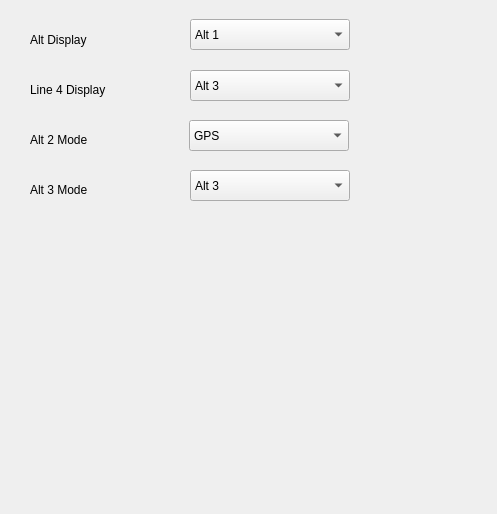
<?xml version="1.0" encoding="UTF-8"?>
<ui version="4.0">
 <class>DisplayFrame6015</class>
 <widget class="QWidget" name="DisplayFrame6015">
  <property name="enabled">
   <bool>true</bool>
  </property>
  <property name="geometry">
   <rect>
    <x>0</x>
    <y>0</y>
    <width>497</width>
    <height>514</height>
   </rect>
  </property>
  <property name="windowTitle">
   <string>Display</string>
  </property>
  <widget class="QLabel" name="textLabelModel">
   <property name="geometry">
    <rect>
     <x>30</x>
     <y>30</y>
     <width>108</width>
     <height>20</height>
    </rect>
   </property>
   <property name="text">
    <string>Alt Display</string>
   </property>
   <property name="wordWrap">
    <bool>false</bool>
   </property>
  </widget>
  <widget class="QComboBox" name="comboBox_AltDisp">
   <property name="geometry">
    <rect>
     <x>190</x>
     <y>19</y>
     <width>160</width>
     <height>31</height>
    </rect>
   </property>
   <item>
    <property name="text">
     <string>Alt 1</string>
    </property>
   </item>
   <item>
    <property name="text">
     <string>Alt 2</string>
    </property>
   </item>
  </widget>
  <widget class="QLabel" name="textLabelModel_2">
   <property name="geometry">
    <rect>
     <x>30</x>
     <y>80</y>
     <width>108</width>
     <height>20</height>
    </rect>
   </property>
   <property name="text">
    <string>Line 4 Display</string>
   </property>
   <property name="wordWrap">
    <bool>false</bool>
   </property>
  </widget>
  <widget class="QLabel" name="textLabelModel_2_2">
   <property name="geometry">
    <rect>
     <x>30</x>
     <y>130</y>
     <width>108</width>
     <height>20</height>
    </rect>
   </property>
   <property name="text">
    <string>Alt 2 Mode</string>
   </property>
   <property name="wordWrap">
    <bool>false</bool>
   </property>
  </widget>
  <widget class="QLabel" name="textLabelModel_2_2_2">
   <property name="geometry">
    <rect>
     <x>30</x>
     <y>180</y>
     <width>108</width>
     <height>20</height>
    </rect>
   </property>
   <property name="text">
    <string>Alt 3 Mode</string>
   </property>
   <property name="wordWrap">
    <bool>false</bool>
   </property>
  </widget>
  <widget class="QComboBox" name="comboBox_Line4">
   <property name="geometry">
    <rect>
     <x>190</x>
     <y>70</y>
     <width>160</width>
     <height>31</height>
    </rect>
   </property>
   <item>
    <property name="text">
     <string>Alt 3</string>
    </property>
   </item>
   <item>
    <property name="text">
     <string>Time</string>
    </property>
   </item>
  </widget>
  <widget class="QComboBox" name="comboBox_Alt2Mode">
   <property name="geometry">
    <rect>
     <x>189</x>
     <y>120</y>
     <width>160</width>
     <height>31</height>
    </rect>
   </property>
   <item>
    <property name="text">
     <string>GPS</string>
    </property>
   </item>
   <item>
    <property name="text">
     <string>Flight Level</string>
    </property>
   </item>
   <item>
    <property name="text">
     <string>Alt 1 other unit</string>
    </property>
   </item>
   <item>
    <property name="text">
     <string>Alt2 relative</string>
    </property>
   </item>
  </widget>
  <widget class="QComboBox" name="comboBox_Alt3Mode">
   <property name="geometry">
    <rect>
     <x>190</x>
     <y>170</y>
     <width>160</width>
     <height>31</height>
    </rect>
   </property>
   <item>
    <property name="text">
     <string>Alt 3</string>
    </property>
   </item>
   <item>
    <property name="text">
     <string>QNH</string>
    </property>
   </item>
  </widget>
 </widget>
 <layoutdefault spacing="6" margin="11"/>
 <resources/>
 <connections/>
</ui>
